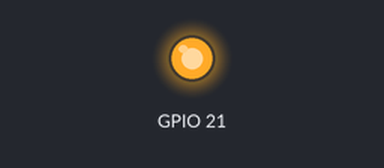
Bench run of a program on a simulated Raspberry Pi (BCM pin numbers). Shown: output pins drawn as LEDs (lit = HIGH). What the program prints to the terminal is not drawn. At 1.0 s the program stops and its outputs stay as they are.

Above: at 0.1 s.
At 1.1 s:
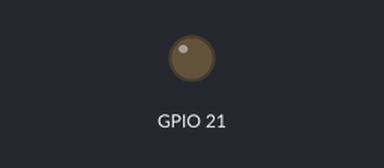
Timing chart, 0 to 2.5 s (numbered marks = the images above):
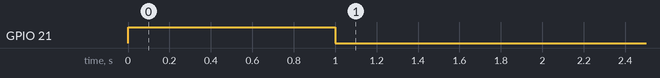

Measured:
- by itself, GPIO 21: LOW → HIGH at 0.00 s, → LOW 1.0 s later

The program:

Led_Project.py
```python
import RPi.GPIO as pi # Import Gpio Package
import time # Import Time delay Package


pi.setmode(pi.BCM)##Set up gpio numbering

pi.setwarnings(False) ## Turn off warnings

pi.setup(21,pi.OUT)## Setup Gpio #21 for output


##pi.setup(16,pi.OUT)## Setup Gpio #16 for output
##pi.setup(23,pi.OUT)## Setup Gpio #23 for output
##pi.setup(18,pi.OUT)## Setup Gpio #18 for output


##Gpio 21
pi.output(21,True)## Turn Gpio #19 on
print('Gpio 21 on')
time.sleep(1)## Pause one second
pi.output(21,False)## Turn Gpio # 19 off


####Gpio 16
##pi.output(16,True)## Turn Gpio #16 on
##print('Gpio 16 on')
##time.sleep(1)## Pause one second
##pi.output(16,False)## Turn Gpio # 16off
##
####Gpio 23
##pi.output(23,True)## Turn Gpio #23 on
##print('Gpio 23 on')
##time.sleep(1)## Pause one second
##pi.output(23,False)## Turn Gpio # 23 off
##
####Gpio 18
##pi.output(18,True)## Turn Gpio #18 on
##print('Gpio 18 on')
##time.sleep(1)## Pause one second
##pi.output(18,False)## Turn Gpio # 18 off
##
##print('Leds off')
```
